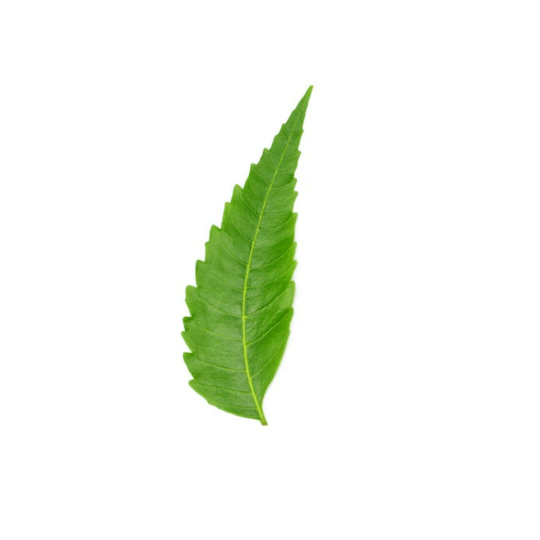
#> input picture Similarity Detection/neemleafcorrect.jpg, 1080 x 1080 px (shown at 1/2 size)
$ python neem_similar.py
#> lines starting #> are read from the running program, lines starting #| are printed output that depends on the picture; after the words box and inside, x2 and y2 are one past the last pixel; in counts of white or black regions, pixels touching at a corner belong together
import cv2
import numpy as np

yellow_lower = np.array([20, 100, 100]) #lower limit for yellow color in hsv
yellow_upper = np.array([30, 255, 255]) #upper limit for yellow color in hsv
green_lower = np.array([36,0,0]) # lower for green in hsv as well
green_upper = np.array([86,255,255]) # upper for green in hsv of course

def get_green(img):
    hsv_img = cv2.cvtColor(img,cv2.COLOR_BGR2HSV) #convert it to hsv for easy color detection
    mask_yellow = cv2.inRange(hsv_img, yellow_lower, yellow_upper) # find mask for yellow color
    mask_green = cv2.inRange(hsv_img, green_lower, green_upper) # find mask for green color
    yellow_ratio =(cv2.countNonZero(mask_yellow))/(img.size/3) # ratio of yellow in image is equal to number of non zero pixels in mask to the ratio of total pixels
    green_ratio =(cv2.countNonZero(mask_green))/(img.size/3) # same as above for green
    return (green_ratio/(green_ratio+yellow_ratio))


img_maple = cv2.imread('neemleafcorrect.jpg')
#> img_maple is the input picture: shape (1080, 1080, 3); mean B, G, R 238.4, 247.5, 242.9
test_maple = cv2.imread('neemleaves.jpg')
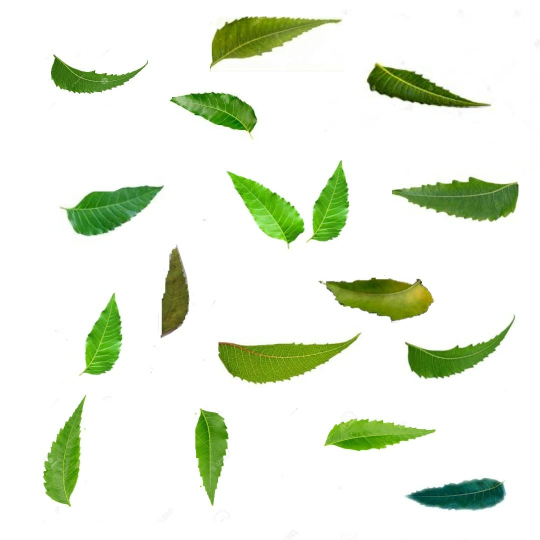
#> input picture Similarity Detection/neemleaves.jpg, 1080 x 1080 px (shown at 1/2 size)
#> test_maple is the input picture: shape (1080, 1080, 3); mean B, G, R 223.2, 238.4, 231
img_maple_gray = cv2.cvtColor(img_maple,cv2.COLOR_BGR2GRAY)
orig_green = get_green(img_maple)
#> in get_green, `hsv_img = cv2.cvtColor(img,cv2.COLOR_BGR2HSV)`: hsv_img: shape (1080, 1080, 3); mean H, S, V 4.5, 14.6, 247.5
#> in get_green, `mask_yellow = cv2.inRange(hsv_img, yellow_lower, yellow_upper)`: mask_yellow: shape (1080, 1080); every value is 0
#> in get_green, `mask_green = cv2.inRange(hsv_img, green_lower, green_upper)`:
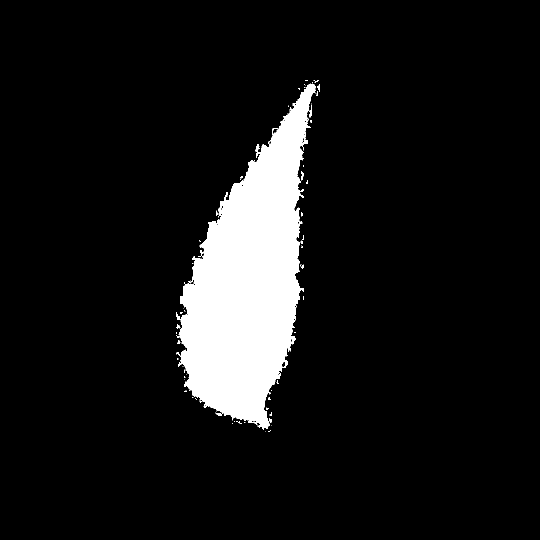
#> mask_green: shape (1080, 1080) (shown at 1/2 size); 8.7% white; 78 white regions (58 under 20 px), largest, box (x1, y1, x2, y2) and area: (352, 167, 632, 857) 100956, (618, 209, 624, 235) 74, (602, 342, 608, 361) 70
#> in get_green, `yellow_ratio =(cv2.countNonZero(mask_yellow))/(img.size/3)`: yellow_ratio = 0
#> in get_green, `green_ratio =(cv2.countNonZero(mask_green))/(img.size/3)`: green_ratio = 0.0874
#> orig_green = 1
print(orig_green*100)
#| 100.0

orb = cv2.ORB_create(nfeatures = 250)
bf = cv2.BFMatcher(cv2.NORM_HAMMING)

kp_o, des_o = orb.detectAndCompute(img_maple_gray,None)
#> kp_o = 250 keypoints; strongest (x, y, size): (369, 634, 111.1), (377, 630, 64.3), (376, 630, 92.6), (367, 639, 64.3)

imgkp_o = cv2.drawKeypoints(img_maple,kp_o,None)


gray_test = cv2.cvtColor(test_maple,cv2.COLOR_BGR2GRAY)
ret,thresh = cv2.threshold(gray_test,230,255,cv2.THRESH_BINARY_INV)
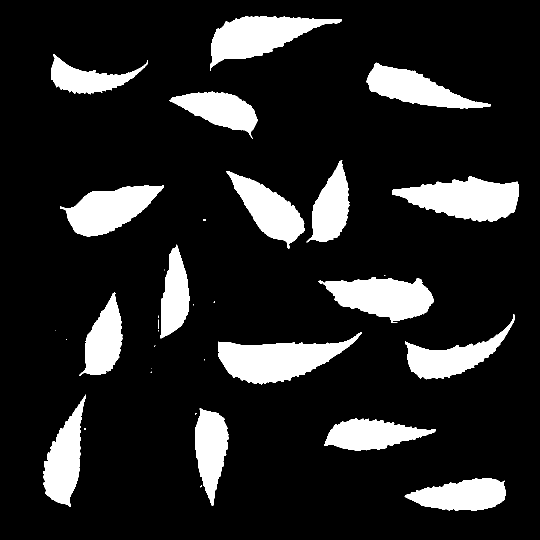
#> thresh: shape (1080, 1080) (shown at 1/2 size); 14.7% white; 34 white regions (17 under 20 px)
contours, hierarchy = cv2.findContours(thresh,cv2.RETR_TREE, cv2.CHAIN_APPROX_SIMPLE)
#> contours = 34 contours, 17 with area under 20; largest, box (x1, y1, x2, y2) and area: (437, 664, 723, 769) 14880, (784, 353, 1037, 444) 14166, (420, 33, 684, 142) 12880, (636, 555, 868, 645) 12654, (120, 370, 328, 473) 11576

valid_contours =[]
for contour in contours:
    x,y,w,h = cv2.boundingRect(contour)  #first find the bounding rectangle of the leaf
    if(w<100 and h<100): #if its area is too less, that means its not a leaf
        continue
    valid_contours += [contour] #append this contour to valid contour list
    crop_img_gray = gray_test[y:y+h,x:x+w]
    crop_img = test_maple[y:y+h,x:x+w]
    test_green = get_green(crop_img)
    kp_t, des_t = orb.detectAndCompute(crop_img_gray,None)
    #imgkp_t = cv2.drawKeypoints(crop_img_gray,kp_t,None)
    try:
        matches = bf.knnMatch(des_o,des_t,k=2)
    except:
        continue
    goodmatches = 0
    for m,n in matches:
        if m.distance < 0.75*n.distance:
            goodmatches = goodmatches + 1
    similarity = 30*(goodmatches/15) + 70*test_green
    cv2.putText(test_maple,"similarity: {s:0.2f}".format(s=similarity) , (x,y), cv2.FONT_HERSHEY_SIMPLEX, 0.6, (0,255,0)) #puts label on label_img
    cv2.rectangle(test_maple,(x,y),(x+w,y+h),(200,200,200),1) #draw rectangles on cntr_img
#> this loop made 34 passes
#> (x, y, w, h, yellow_ratio in get_green, green_ratio in get_green, test_green, similarity) on passes 2, 4, 7, 13, 18, 21, 22, 27, 28, 29, 30, 31: (809, 956, 203, 66, 0, 0.677, 1, 94), (648, 836, 224, 66, 0, 0.713, 1, 86), (86, 789, 86, 224, 0, 0.605, 1, 96), (437, 664, 286, 105, 0.00862, 0.599, 0.986, 69.01), (810, 628, 220, 131, 0, 0.449, 1, 70), (158, 585, 87, 167, 0, 0.673, 1, 74), (636, 555, 232, 90, 0.066, 0.329, 0.833, 90.3), (120, 370, 208, 103, 0, 0.684, 1, 72), (784, 353, 253, 91, 0, 0.768, 1, 74), (452, 342, 158, 156, 0, 0.493, 1, 72), (613, 320, 86, 165, 0, 0.668, 1, 74), (339, 183, 176, 95, 0, 0.622, 1, 70)
#> (contour, x, y, w, h) on passes 3, 8, 10, 11, 12, 15: ([[169, 856], [169, 859], [170, 859], [170, 856]], 169, 856, 2, 4), ([[302, 743], [301, 744], [303, 744]], 301, 743, 3, 2), ([[408, 719], [408, 720], [409, 719]], 408, 719, 2, 2), ([[309, 691], [308, 692], [309, 692], [310, 691]], 308, 691, 3, 2), ([[132, 679], [133, 679]], 132, 679, 2, 1), ([[316, 660], [316, 662]], 316, 660, 1, 3)
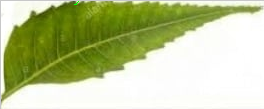
#> crop_img: shape (109, 264, 3); mean B, G, R 149.9, 199.6, 189.2
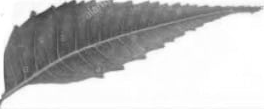
#> crop_img_gray: shape (109, 264); min 57, max 255, mean 191.4
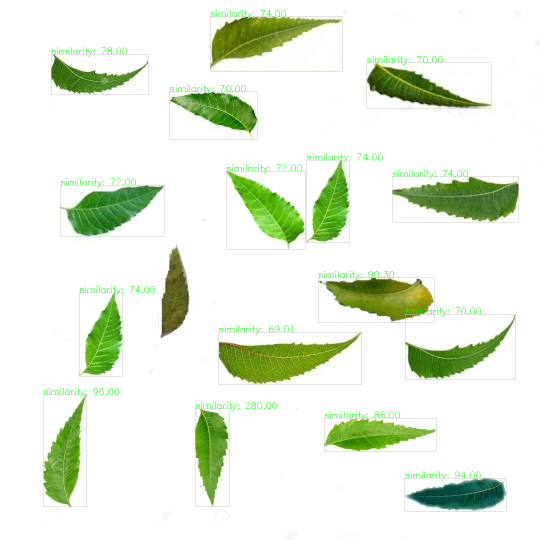
#> test_maple: shape (1080, 1080, 3) (shown at 1/2 size); 1.26% of pixels changed, all inside (x1, y1, x2, y2) = (86, 20, 1038, 1023)
print(len(valid_contours))
#| 17
cv2.drawContours(test_maple, valid_contours, -1, (238,50,238), thickness = 2) #drawing contours on contour_img
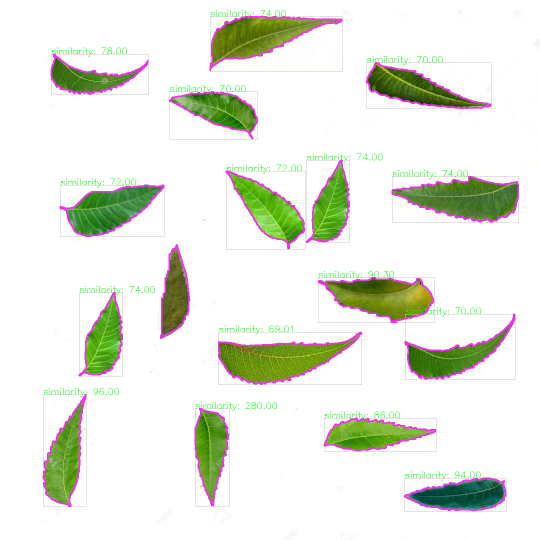
#> test_maple: shape (1080, 1080, 3) (shown at 1/2 size); 2.63% of pixels changed, all inside (x1, y1, x2, y2) = (85, 32, 1038, 1023)

#cv2.imshow('yo',gray_test)
print(len(valid_contours))
#| 17
cv2.imwrite('level2outneem.jpg',test_maple)
